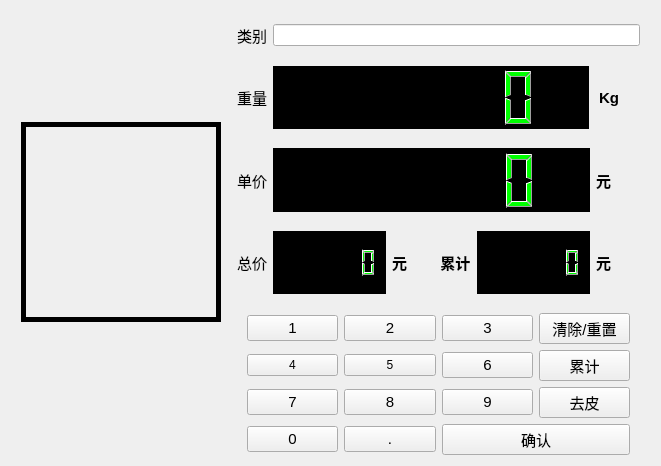
<?xml version="1.0" encoding="UTF-8"?>
<ui version="4.0">
 <class>Widget</class>
 <widget class="QWidget" name="Widget">
  <property name="geometry">
   <rect>
    <x>0</x>
    <y>0</y>
    <width>661</width>
    <height>466</height>
   </rect>
  </property>
  <property name="windowTitle">
   <string>SmartCalculator</string>
  </property>
  <layout class="QHBoxLayout" name="horizontalLayout_4">
   <item>
    <spacer name="horizontalSpacer_4">
     <property name="orientation">
      <enum>Qt::Horizontal</enum>
     </property>
     <property name="sizeType">
      <enum>QSizePolicy::Minimum</enum>
     </property>
     <property name="sizeHint" stdset="0">
      <size>
       <width>10</width>
       <height>20</height>
      </size>
     </property>
    </spacer>
   </item>
   <item>
    <layout class="QVBoxLayout" name="verticalLayout_2">
     <item>
      <spacer name="verticalSpacer_2">
       <property name="orientation">
        <enum>Qt::Vertical</enum>
       </property>
       <property name="sizeType">
        <enum>QSizePolicy::Expanding</enum>
       </property>
       <property name="sizeHint" stdset="0">
        <size>
         <width>20</width>
         <height>13</height>
        </size>
       </property>
      </spacer>
     </item>
     <item>
      <widget class="QLabel" name="pla_videoimage">
       <property name="sizePolicy">
        <sizepolicy hsizetype="Fixed" vsizetype="Fixed">
         <horstretch>0</horstretch>
         <verstretch>0</verstretch>
        </sizepolicy>
       </property>
       <property name="minimumSize">
        <size>
         <width>200</width>
         <height>200</height>
        </size>
       </property>
       <property name="maximumSize">
        <size>
         <width>224</width>
         <height>224</height>
        </size>
       </property>
       <property name="styleSheet">
        <string notr="true">border-color: rgb(0, 85, 0);</string>
       </property>
       <property name="frameShape">
        <enum>QFrame::Box</enum>
       </property>
       <property name="lineWidth">
        <number>5</number>
       </property>
       <property name="text">
        <string/>
       </property>
      </widget>
     </item>
     <item>
      <spacer name="verticalSpacer_6">
       <property name="orientation">
        <enum>Qt::Vertical</enum>
       </property>
       <property name="sizeType">
        <enum>QSizePolicy::Expanding</enum>
       </property>
       <property name="sizeHint" stdset="0">
        <size>
         <width>20</width>
         <height>13</height>
        </size>
       </property>
      </spacer>
     </item>
     <item>
      <widget class="QLabel" name="ple_statue">
       <property name="font">
        <font>
         <pointsize>11</pointsize>
        </font>
       </property>
       <property name="styleSheet">
        <string notr="true">color:rgb(0, 170, 0);</string>
       </property>
       <property name="text">
        <string/>
       </property>
      </widget>
     </item>
    </layout>
   </item>
   <item>
    <spacer name="horizontalSpacer_3">
     <property name="orientation">
      <enum>Qt::Horizontal</enum>
     </property>
     <property name="sizeType">
      <enum>QSizePolicy::Minimum</enum>
     </property>
     <property name="sizeHint" stdset="0">
      <size>
       <width>10</width>
       <height>20</height>
      </size>
     </property>
    </spacer>
   </item>
   <item>
    <layout class="QVBoxLayout" name="verticalLayout_3">
     <item>
      <spacer name="verticalSpacer_7">
       <property name="orientation">
        <enum>Qt::Vertical</enum>
       </property>
       <property name="sizeType">
        <enum>QSizePolicy::Fixed</enum>
       </property>
       <property name="sizeHint" stdset="0">
        <size>
         <width>20</width>
         <height>13</height>
        </size>
       </property>
      </spacer>
     </item>
     <item>
      <layout class="QVBoxLayout" name="verticalLayout">
       <item>
        <layout class="QHBoxLayout" name="horizontalLayout_2">
         <item>
          <widget class="QLabel" name="label">
           <property name="font">
            <font>
             <pointsize>11</pointsize>
             <weight>50</weight>
             <bold>false</bold>
            </font>
           </property>
           <property name="text">
            <string>类别</string>
           </property>
          </widget>
         </item>
         <item>
          <widget class="QLineEdit" name="ple_classid"/>
         </item>
        </layout>
       </item>
       <item>
        <spacer name="verticalSpacer_3">
         <property name="orientation">
          <enum>Qt::Vertical</enum>
         </property>
         <property name="sizeType">
          <enum>QSizePolicy::Fixed</enum>
         </property>
         <property name="sizeHint" stdset="0">
          <size>
           <width>20</width>
           <height>13</height>
          </size>
         </property>
        </spacer>
       </item>
       <item>
        <layout class="QHBoxLayout" name="horizontalLayout_weight">
         <item>
          <widget class="QLabel" name="label_2">
           <property name="font">
            <font>
             <pointsize>11</pointsize>
             <weight>50</weight>
             <bold>false</bold>
            </font>
           </property>
           <property name="text">
            <string>重量</string>
           </property>
          </widget>
         </item>
         <item>
          <widget class="QLCDNumber" name="ple_weight">
           <property name="sizePolicy">
            <sizepolicy hsizetype="Expanding" vsizetype="Expanding">
             <horstretch>0</horstretch>
             <verstretch>0</verstretch>
            </sizepolicy>
           </property>
           <property name="minimumSize">
            <size>
             <width>19</width>
             <height>15</height>
            </size>
           </property>
           <property name="maximumSize">
            <size>
             <width>16777193</width>
             <height>16777215</height>
            </size>
           </property>
           <property name="layoutDirection">
            <enum>Qt::LeftToRight</enum>
           </property>
           <property name="styleSheet">
            <string notr="true">background-color: rgb(0, 0, 0);
color: rgb(0, 255, 0);
text-align:center;</string>
           </property>
           <property name="lineWidth">
            <number>1</number>
           </property>
           <property name="midLineWidth">
            <number>0</number>
           </property>
           <property name="smallDecimalPoint">
            <bool>true</bool>
           </property>
           <property name="numDigits">
            <number>6</number>
           </property>
           <property name="digitCount">
            <number>6</number>
           </property>
           <property name="segmentStyle">
            <enum>QLCDNumber::Filled</enum>
           </property>
           <property name="value" stdset="0">
            <double>0.000000000000000</double>
           </property>
          </widget>
         </item>
         <item>
          <widget class="QLabel" name="label_5">
           <property name="font">
            <font>
             <pointsize>11</pointsize>
             <weight>75</weight>
             <bold>true</bold>
            </font>
           </property>
           <property name="text">
            <string> Kg</string>
           </property>
          </widget>
         </item>
         <item>
          <spacer name="horizontalSpacer_7">
           <property name="orientation">
            <enum>Qt::Horizontal</enum>
           </property>
           <property name="sizeType">
            <enum>QSizePolicy::Minimum</enum>
           </property>
           <property name="sizeHint" stdset="0">
            <size>
             <width>20</width>
             <height>20</height>
            </size>
           </property>
          </spacer>
         </item>
        </layout>
       </item>
       <item>
        <spacer name="verticalSpacer_4">
         <property name="orientation">
          <enum>Qt::Vertical</enum>
         </property>
         <property name="sizeType">
          <enum>QSizePolicy::Fixed</enum>
         </property>
         <property name="sizeHint" stdset="0">
          <size>
           <width>20</width>
           <height>13</height>
          </size>
         </property>
        </spacer>
       </item>
       <item>
        <layout class="QHBoxLayout" name="horizontalLayout_price">
         <item>
          <widget class="QLabel" name="label_3">
           <property name="font">
            <font>
             <pointsize>11</pointsize>
            </font>
           </property>
           <property name="text">
            <string>单价</string>
           </property>
          </widget>
         </item>
         <item>
          <widget class="QLCDNumber" name="ple_price">
           <property name="sizePolicy">
            <sizepolicy hsizetype="Expanding" vsizetype="Expanding">
             <horstretch>0</horstretch>
             <verstretch>0</verstretch>
            </sizepolicy>
           </property>
           <property name="layoutDirection">
            <enum>Qt::LeftToRight</enum>
           </property>
           <property name="styleSheet">
            <string notr="true">background-color: rgb(0, 0, 0);
color: rgb(0, 255, 0);
text-align:center;</string>
           </property>
           <property name="smallDecimalPoint">
            <bool>true</bool>
           </property>
           <property name="numDigits">
            <number>6</number>
           </property>
           <property name="digitCount">
            <number>6</number>
           </property>
           <property name="value" stdset="0">
            <double>0.000000000000000</double>
           </property>
          </widget>
         </item>
         <item>
          <widget class="QLabel" name="label_6">
           <property name="font">
            <font>
             <pointsize>11</pointsize>
             <weight>75</weight>
             <bold>true</bold>
            </font>
           </property>
           <property name="text">
            <string>元  </string>
           </property>
          </widget>
         </item>
         <item>
          <spacer name="horizontalSpacer_6">
           <property name="orientation">
            <enum>Qt::Horizontal</enum>
           </property>
           <property name="sizeType">
            <enum>QSizePolicy::Minimum</enum>
           </property>
           <property name="sizeHint" stdset="0">
            <size>
             <width>20</width>
             <height>20</height>
            </size>
           </property>
          </spacer>
         </item>
        </layout>
       </item>
       <item>
        <spacer name="verticalSpacer_5">
         <property name="orientation">
          <enum>Qt::Vertical</enum>
         </property>
         <property name="sizeType">
          <enum>QSizePolicy::Fixed</enum>
         </property>
         <property name="sizeHint" stdset="0">
          <size>
           <width>20</width>
           <height>13</height>
          </size>
         </property>
        </spacer>
       </item>
       <item>
        <layout class="QHBoxLayout" name="horizontalLayout_total">
         <item>
          <widget class="QLabel" name="label_4">
           <property name="font">
            <font>
             <pointsize>11</pointsize>
            </font>
           </property>
           <property name="text">
            <string>总价</string>
           </property>
          </widget>
         </item>
         <item>
          <widget class="QLCDNumber" name="ple_total">
           <property name="sizePolicy">
            <sizepolicy hsizetype="Expanding" vsizetype="Expanding">
             <horstretch>0</horstretch>
             <verstretch>0</verstretch>
            </sizepolicy>
           </property>
           <property name="layoutDirection">
            <enum>Qt::LeftToRight</enum>
           </property>
           <property name="styleSheet">
            <string notr="true">background-color: rgb(0, 0, 0);
color: rgb(0, 255, 0);
text-align:center;</string>
           </property>
           <property name="smallDecimalPoint">
            <bool>true</bool>
           </property>
           <property name="numDigits">
            <number>6</number>
           </property>
           <property name="digitCount">
            <number>6</number>
           </property>
           <property name="value" stdset="0">
            <double>0.000000000000000</double>
           </property>
          </widget>
         </item>
         <item>
          <widget class="QLabel" name="label_7">
           <property name="font">
            <font>
             <pointsize>11</pointsize>
             <weight>75</weight>
             <bold>true</bold>
            </font>
           </property>
           <property name="text">
            <string>元        累计</string>
           </property>
          </widget>
         </item>
         <item>
          <widget class="QLCDNumber" name="ple_total_append">
           <property name="sizePolicy">
            <sizepolicy hsizetype="Expanding" vsizetype="Expanding">
             <horstretch>0</horstretch>
             <verstretch>0</verstretch>
            </sizepolicy>
           </property>
           <property name="layoutDirection">
            <enum>Qt::LeftToRight</enum>
           </property>
           <property name="styleSheet">
            <string notr="true">background-color: rgb(0, 0, 0);
color: rgb(0, 255, 0);
text-align:center;</string>
           </property>
           <property name="smallDecimalPoint">
            <bool>true</bool>
           </property>
           <property name="numDigits">
            <number>6</number>
           </property>
           <property name="digitCount">
            <number>6</number>
           </property>
           <property name="value" stdset="0">
            <double>0.000000000000000</double>
           </property>
          </widget>
         </item>
         <item>
          <widget class="QLabel" name="label_8">
           <property name="font">
            <font>
             <pointsize>11</pointsize>
             <weight>75</weight>
             <bold>true</bold>
            </font>
           </property>
           <property name="text">
            <string>元  </string>
           </property>
          </widget>
         </item>
         <item>
          <spacer name="horizontalSpacer_8">
           <property name="orientation">
            <enum>Qt::Horizontal</enum>
           </property>
           <property name="sizeType">
            <enum>QSizePolicy::Minimum</enum>
           </property>
           <property name="sizeHint" stdset="0">
            <size>
             <width>20</width>
             <height>20</height>
            </size>
           </property>
          </spacer>
         </item>
        </layout>
       </item>
      </layout>
     </item>
     <item>
      <spacer name="verticalSpacer">
       <property name="orientation">
        <enum>Qt::Vertical</enum>
       </property>
       <property name="sizeType">
        <enum>QSizePolicy::Fixed</enum>
       </property>
       <property name="sizeHint" stdset="0">
        <size>
         <width>20</width>
         <height>13</height>
        </size>
       </property>
      </spacer>
     </item>
     <item>
      <layout class="QGridLayout" name="gridLayout">
       <item row="2" column="1">
        <widget class="QPushButton" name="numb7">
         <property name="font">
          <font>
           <pointsize>11</pointsize>
          </font>
         </property>
         <property name="text">
          <string>7</string>
         </property>
        </widget>
       </item>
       <item row="0" column="2">
        <widget class="QPushButton" name="numb2">
         <property name="font">
          <font>
           <pointsize>11</pointsize>
          </font>
         </property>
         <property name="text">
          <string>2</string>
         </property>
        </widget>
       </item>
       <item row="2" column="4">
        <widget class="QPushButton" name="pbtn_setbase">
         <property name="font">
          <font>
           <pointsize>11</pointsize>
          </font>
         </property>
         <property name="text">
          <string>去皮</string>
         </property>
        </widget>
       </item>
       <item row="3" column="1">
        <widget class="QPushButton" name="numb0">
         <property name="font">
          <font>
           <pointsize>11</pointsize>
          </font>
         </property>
         <property name="text">
          <string>0</string>
         </property>
        </widget>
       </item>
       <item row="2" column="3">
        <widget class="QPushButton" name="numb9">
         <property name="font">
          <font>
           <pointsize>11</pointsize>
          </font>
         </property>
         <property name="text">
          <string>9</string>
         </property>
        </widget>
       </item>
       <item row="1" column="3">
        <widget class="QPushButton" name="numb6">
         <property name="font">
          <font>
           <pointsize>11</pointsize>
          </font>
         </property>
         <property name="text">
          <string>6</string>
         </property>
        </widget>
       </item>
       <item row="0" column="4">
        <widget class="QPushButton" name="pbt_clear">
         <property name="font">
          <font>
           <pointsize>11</pointsize>
          </font>
         </property>
         <property name="text">
          <string>清除/重置</string>
         </property>
        </widget>
       </item>
       <item row="1" column="2">
        <widget class="QPushButton" name="numb5">
         <property name="text">
          <string>5</string>
         </property>
        </widget>
       </item>
       <item row="3" column="2">
        <widget class="QPushButton" name="numb_float">
         <property name="font">
          <font>
           <pointsize>11</pointsize>
          </font>
         </property>
         <property name="text">
          <string>.</string>
         </property>
        </widget>
       </item>
       <item row="0" column="1">
        <widget class="QPushButton" name="numb1">
         <property name="font">
          <font>
           <pointsize>11</pointsize>
          </font>
         </property>
         <property name="text">
          <string>1</string>
         </property>
        </widget>
       </item>
       <item row="2" column="2">
        <widget class="QPushButton" name="numb8">
         <property name="font">
          <font>
           <pointsize>11</pointsize>
          </font>
         </property>
         <property name="text">
          <string>8</string>
         </property>
        </widget>
       </item>
       <item row="0" column="3">
        <widget class="QPushButton" name="numb3">
         <property name="font">
          <font>
           <pointsize>11</pointsize>
          </font>
         </property>
         <property name="text">
          <string>3</string>
         </property>
        </widget>
       </item>
       <item row="1" column="4">
        <widget class="QPushButton" name="pbt_append">
         <property name="font">
          <font>
           <pointsize>11</pointsize>
          </font>
         </property>
         <property name="text">
          <string>累计</string>
         </property>
        </widget>
       </item>
       <item row="3" column="3" colspan="2">
        <widget class="QPushButton" name="pbn_accept">
         <property name="font">
          <font>
           <pointsize>11</pointsize>
          </font>
         </property>
         <property name="text">
          <string>确认</string>
         </property>
        </widget>
       </item>
       <item row="1" column="1">
        <widget class="QPushButton" name="numb4">
         <property name="text">
          <string>4</string>
         </property>
        </widget>
       </item>
       <item row="0" column="0" rowspan="4">
        <spacer name="horizontalSpacer_9">
         <property name="orientation">
          <enum>Qt::Horizontal</enum>
         </property>
         <property name="sizeType">
          <enum>QSizePolicy::Minimum</enum>
         </property>
         <property name="sizeHint" stdset="0">
          <size>
           <width>10</width>
           <height>20</height>
          </size>
         </property>
        </spacer>
       </item>
       <item row="0" column="5" rowspan="3">
        <spacer name="horizontalSpacer_10">
         <property name="orientation">
          <enum>Qt::Horizontal</enum>
         </property>
         <property name="sizeType">
          <enum>QSizePolicy::Minimum</enum>
         </property>
         <property name="sizeHint" stdset="0">
          <size>
           <width>10</width>
           <height>20</height>
          </size>
         </property>
        </spacer>
       </item>
      </layout>
     </item>
    </layout>
   </item>
   <item>
    <spacer name="horizontalSpacer_5">
     <property name="orientation">
      <enum>Qt::Horizontal</enum>
     </property>
     <property name="sizeType">
      <enum>QSizePolicy::Minimum</enum>
     </property>
     <property name="sizeHint" stdset="0">
      <size>
       <width>10</width>
       <height>20</height>
      </size>
     </property>
    </spacer>
   </item>
  </layout>
  <zorder>horizontalSpacer_3</zorder>
  <zorder>horizontalSpacer_4</zorder>
  <zorder>horizontalSpacer_5</zorder>
 </widget>
 <layoutdefault spacing="6" margin="11"/>
 <resources/>
 <connections/>
</ui>
